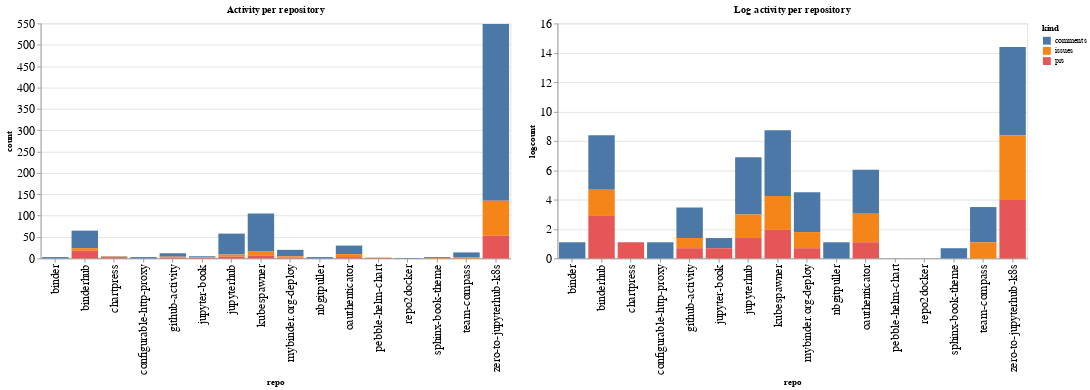

Notebook cell for this chart:
### Code cell
ch1 = alt.Chart(repo_summaries, width=600, title="Activity per repository").mark_bar().encode(
    x='repo',
    y='count',
    color='kind',
    tooltip="kind"
)

ch2 = alt.Chart(repo_summaries, width=600, title="Log activity per repository").mark_bar().encode(
    x='repo',
    y='logcount',
    color='kind',
    tooltip="kind"
)

ch1 | ch2

### Figure 1 — Vega-Lite specification as saved in the notebook (floating-point values rounded to 4 significant figures)
{"config": {"axisLeft": {"labelFontSize": 15}, "axisBottom": {"labelFontSize": 15}}, "hconcat": [{"mark": "bar", "encoding": {"color": {"type": "nominal", "field": "kind"}, "tooltip": {"type": "nominal", "field": "kind"}, "x": {"type": "nominal", "field": "repo"}, "y": {"type": "quantitative", "field": "count"}}, "title": "Activity per repository", "width": 600}, {"mark": "bar", "encoding": {"color": {"type": "nominal", "field": "kind"}, "tooltip": {"type": "nominal", "field": "kind"}, "x": {"type": "nominal", "field": "repo"}, "y": {"type": "quantitative", "field": "logcount"}}, "title": "Log activity per repository", "width": 600}], "data": {"name": "data-0972390e82449fdda4e1c55ee4867cbb"}, "$schema": "https://vega.github.io/schema/vega-lite/v4.8.1.json", "datasets": {"data-0972390e82449fdda4e1c55ee4867cbb": [{"repo": "binder", "kind": "comments", "count": 3, "logcount": 1.099}, {"repo": "binderhub", "kind": "comments", "count": 41, "logcount": 3.714}, {"repo": "binderhub", "kind": "issues", "count": 6, "logcount": 1.792}, {"repo": "binderhub", "kind": "prs", "count": 18, "logcount": 2.89}, {"repo": "chartpress", "kind": "comments", "count": 1, "logcount": 0.0}, {"repo": "chartpress", "kind": "issues", "count": 1, "logcount": 0.0}, {"repo": "chartpress", "kind": "prs", "count": 3, "logcount": 1.099}, {"repo": "configurable-http-proxy", "kind": "comments", "count": 3, "logcount": 1.099}, {"repo": "github-activity", "kind": "comments", "count": 8, "logcount": 2.079}, {"repo": "github-activity", "kind": "issues", "count": 2, "logcount": 0.6931}, {"repo": "github-activity", "kind": "prs", "count": 2, "logcount": 0.6931}, {"repo": "jupyter-book", "kind": "comments", "count": 2, "logcount": 0.6931}, {"repo": "jupyter-book", "kind": "issues", "count": 1, "logcount": 0.0}, {"repo": "jupyter-book", "kind": "prs", "count": 2, "logcount": 0.6931}, {"repo": "jupyterhub", "kind": "comments", "count": 49, "logcount": 3.892}, {"repo": "jupyterhub", "kind": "issues", "count": 5, "logcount": 1.609}, {"repo": "jupyterhub", "kind": "prs", "count": 4, "logcount": 1.386}, {"repo": "kubespawner", "kind": "comments", "count": 88, "logcount": 4.477}, {"repo": "kubespawner", "kind": "issues", "count": 10, "logcount": 2.303}, {"repo": "kubespawner", "kind": "prs", "count": 7, "logcount": 1.946}, {"repo": "mybinder.org-deploy", "kind": "comments", "count": 15, "logcount": 2.708}, {"repo": "mybinder.org-deploy", "kind": "issues", "count": 3, "logcount": 1.099}, {"repo": "mybinder.org-deploy", "kind": "prs", "count": 2, "logcount": 0.6931}, {"repo": "nbgitpuller", "kind": "comments", "count": 3, "logcount": 1.099}, {"repo": "oauthenticator", "kind": "comments", "count": 20, "logcount": 2.996}, {"repo": "oauthenticator", "kind": "issues", "count": 7, "logcount": 1.946}, {"repo": "oauthenticator", "kind": "prs", "count": 3, "logcount": 1.099}, {"repo": "pebble-helm-chart", "kind": "issues", "count": 1, "logcount": 0.0}, {"repo": "pebble-helm-chart", "kind": "prs", "count": 1, "logcount": 0.0}, {"repo": "repo2docker", "kind": "comments", "count": 1, "logcount": 0.0}, {"repo": "sphinx-book-theme", "kind": "comments", "count": 2, "logcount": 0.6931}, {"repo": "sphinx-book-theme", "kind": "issues", "count": 1, "logcount": 0.0}, {"repo": "team-compass", "kind": "comments", "count": 11, "logcount": 2.398}, {"repo": "team-compass", "kind": "issues", "count": 3, "logcount": 1.099}, {"repo": "zero-to-jupyterhub-k8s", "kind": "comments", "count": 414, "logcount": 6.026}, {"repo": "zero-to-jupyterhub-k8s", "kind": "issues", "count": 82, "logcount": 4.407}, {"repo": "zero-to-jupyterhub-k8s", "kind": "prs", "count": 53, "logcount": 3.97}]}}
